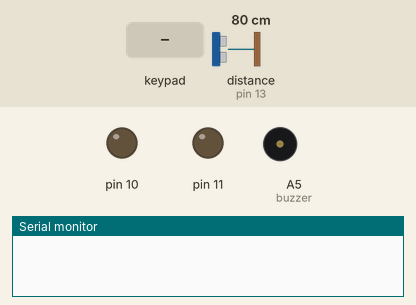
Recording of a sketch running on a simulated Arduino Uno, built with avr-gcc and run on an emulated ATmega328P. Parts: output pins drawn as LEDs (lit = HIGH), buzzer (waves = sounding), the last lines printed to the serial monitor. Wiring (inferred from the names in the program): ultrasonic range finder: trigger pin 12; echo pin 13. The test bench sets the inputs (shaded band); at power-on: distance to the obstacle (sensor on pin 13) 80 cm. The echo pulse lasts 58.3 µs per cm; pins used as bus, display or sensor lines are not drawn.

Above: at 1.2 s.
1.3 s: distance to the obstacle (sensor on pin 13) set to 2 cm
2.8 s: key '#' pressed
At 3.3 s:
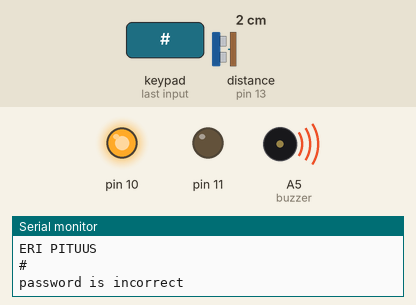
4.3 s: keypad keys 5 4 3 pressed 0.4 s apart
At 4.7 s:
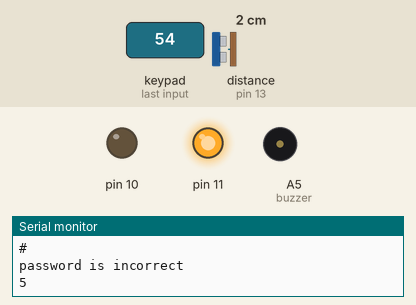
Timing chart, 0 to 7.3 s (numbered marks = the images above; inputs shaded):
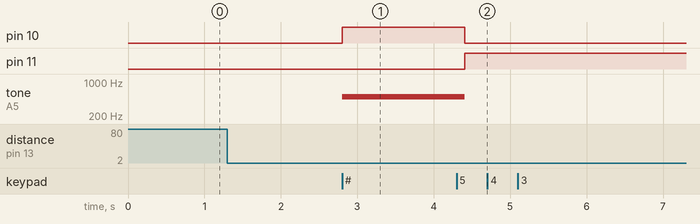

The sketch:

Alarm_project.ino
```cpp
#include <Keypad.h>

//this is for the keypad(number of rows and columns)
const int ROW_NUM = 4; //four rows
const int COLUMN_NUM = 3; //three columns

//the led pins
const int gLed = 11;
const int rLed = 10;

//this is the movement sensor pins
const int trigPin = 12;
const int echoPin = 13;

//there was no more space in io pins so we had to put buzzer to an analog pin
const int buzzer = A5;

//millis counts the time that has gone from the start of the program
long time = millis();
long time1 = 0;
long overtime = 0;

float normal_distance;
long duration;
float distance;

//keypad buttons can be changed here
char keys[ROW_NUM][COLUMN_NUM] = {
  {'1','2','3'},
  {'4','5','6'},
  {'7','8','9'},
  {'*','0','#'}
};

//keypad buttons initialization
byte pin_rows[ROW_NUM] = {9, 8, 7, 6};
byte pin_column[COLUMN_NUM] = {5, 4, 3};

//keypad button mapping
Keypad keypad = Keypad( makeKeymap(keys), pin_rows, pin_column, ROW_NUM, COLUMN_NUM );

//setting up password
const String password = "1234";
String input_password;

void setup(){
  Serial.begin(9600);
  input_password.reserve(32);
  pinMode(11, OUTPUT);
  pinMode(10, OUTPUT);
  pinMode(trigPin, OUTPUT); // Sets the trigPin as an Output
  pinMode(echoPin, INPUT); // Sets the echoPin as an Input
  Serial.begin(9600); // Starts the serial communication

  normal_distance = distance_calculator(); //calculates the distance given by the echo
}

float distance_calculator(){
    // Clears the trigPin
  digitalWrite(trigPin, LOW);
  delayMicroseconds(2);
  // Sets the trigPin on HIGH state for 10 micro seconds
  digitalWrite(trigPin, HIGH);
  delayMicroseconds(10);
  digitalWrite(trigPin, LOW);
  // Reads the echoPin, returns the sound wave travel time in microseconds
  duration = pulseIn(echoPin, HIGH);
  // Calculating the distance in cm
  distance = duration * 0.034 / 2;
  return distance;
}

bool password_checker(){
  //gets the time that has passed since the start of the program
  time1 = millis();
  while(true){
    time = millis();
    overtime = time - time1;   // time passed since someone has triggered the alarm
    char key = keypad.getKey();
    if (overtime >= 10000){     // if the time since triggering the alarm system is greater than ten seconds, the alert starts ringing
        alert();
        break;
    }

    if (key){
      Serial.println(key);
      if(key == '*') {
        input_password = ""; // clear input password
        }
      else if(key == '#') {   //submit password
        if(password == input_password) {
          Serial.println("password is correct");
          digitalWrite(11, HIGH);
          break;
        }
        else {
          Serial.println("password is incorrect");
          alert();
          break;
        }
        input_password = "";
      }else {
        input_password += key;
      }

      }//if(key)
  }//while
}//function

void alert(){
  while(true){
    char key2 = keypad.getKey();
    //Serial.println("KEY IS "+ key);
    if (key2){
    Serial.println(key2);
    }

    //an option to shut down the buzzer cause it is annoying(only for testing purposes)
    if (key2 == '5'){
      digitalWrite(10, LOW);
      digitalWrite(11, HIGH);
      noTone(buzzer);
      delay(1000000000);

    //the real buzzering starts
    } else{
      tone(buzzer, 500);
      digitalWrite(10, HIGH);
      delay(200);
      tone(buzzer, 1000);
      digitalWrite(10, LOW);
    }
  }
}

void loop(){
  int new_distance = distance_calculator();
  //if distance change is bigger than 10 centimeters then the alarm sets off
  if (abs(new_distance - normal_distance) > 10 ){
    Serial.println("ERI PITUUS");
    bool checked = password_checker();
    delay(30000);
    if (!checked){
      alert();
    }

  }

}
```

Measured:
- after the input at 2.8 s, pin 10: LOW → HIGH at once; tone on A5 (buzzer): silent → 500 Hz at once
- after the input at 4.3 s, pin 10: HIGH → LOW after 0.10 s; pin 11: LOW → HIGH after 0.10 s; tone on A5 (buzzer): 500 Hz → silent after 0.10 s
